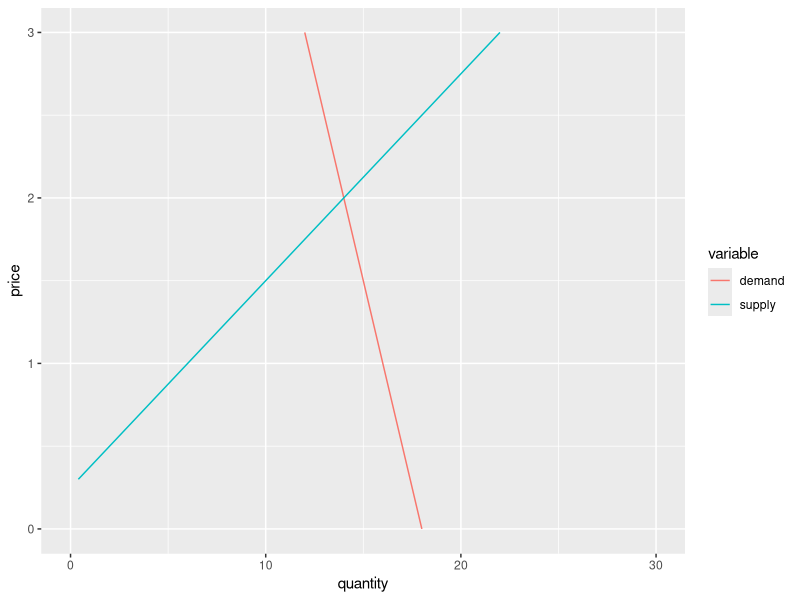
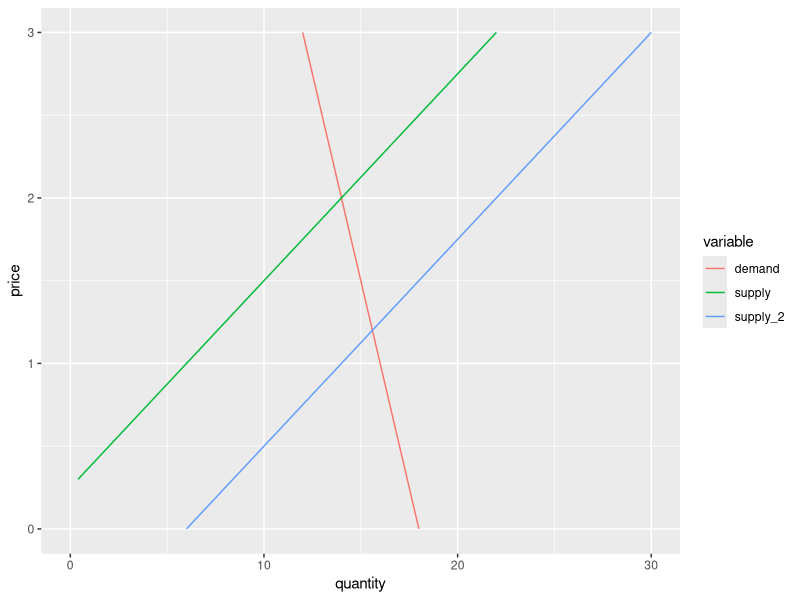
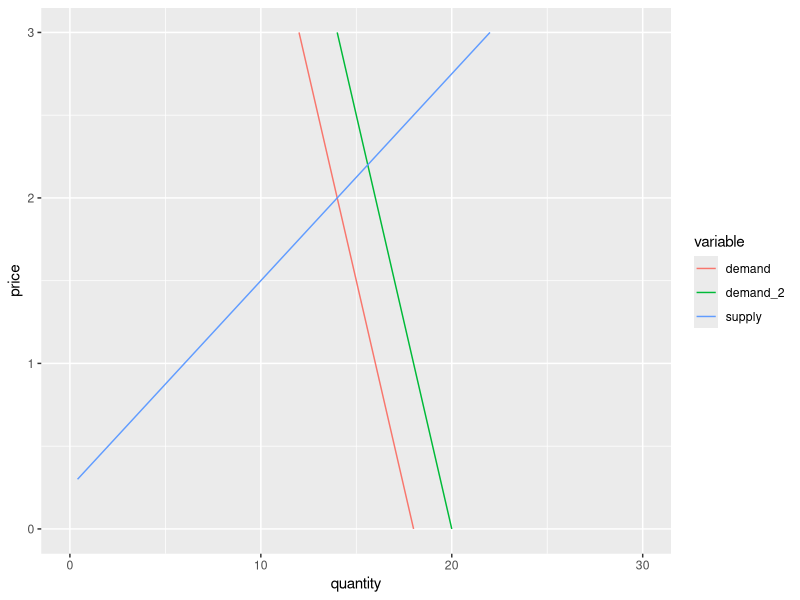
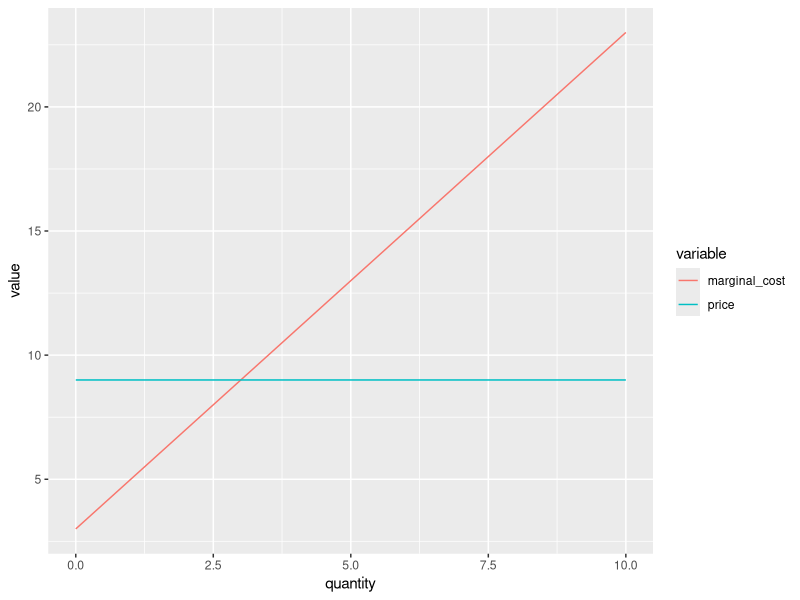
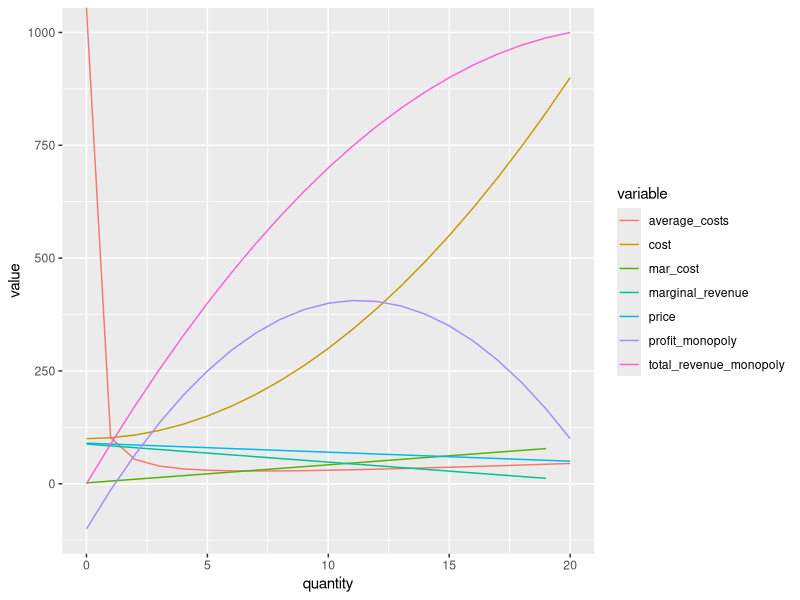
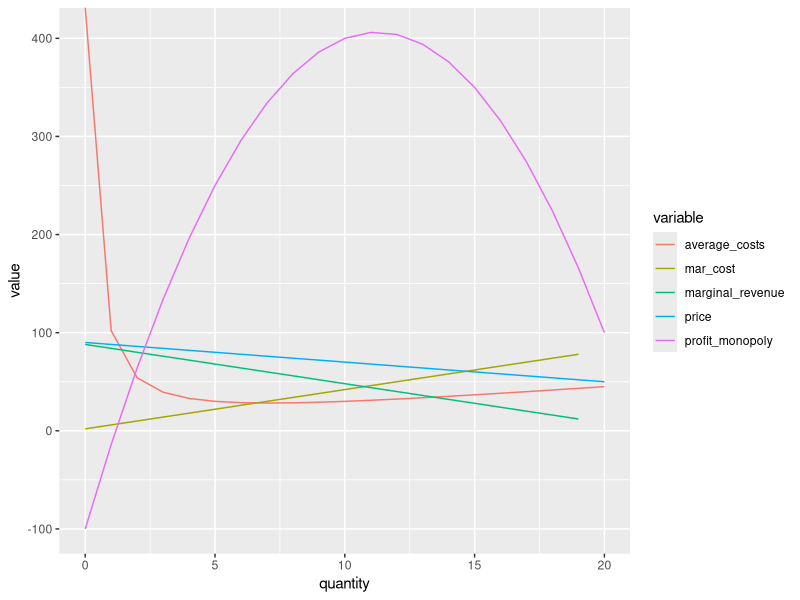
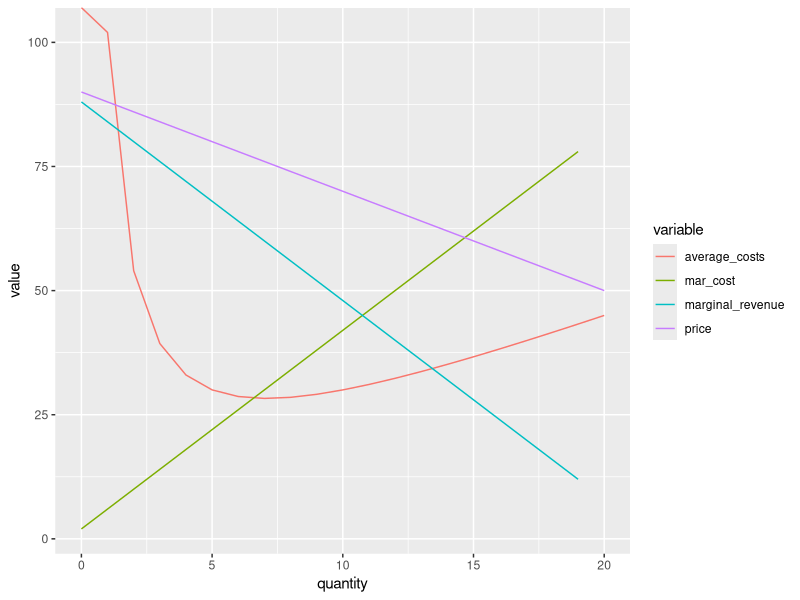

These charts were generated, in order, by the following R code:
## ---- chunk 1

#load some libraries
library(dplyr)
library(tidyr)
library(ggplot2)
library(knitr)

#define the supply and demand functions
supply <- function(p) {
  return( -2 + 8*p )
}

demand <- function(p) {
  return(18-2*p)
}

supply_sub <- function(p,t) {
  return( -2 + 8*(p+t))
}

demand_sub <- function(p,t) {
  return(18-2*(p-t))
}

#create a dataframe with price going from 0 to 10, and calculate the other variables for each q
market1 <- data.frame(
  price=c(0:30)*0.1
  ) %>%
  mutate(
    supply = supply(price),
    demand = demand(price),
    supply_2 = supply_sub(price,1),
    demand_2 = demand_sub(price,1)
  )

market1Narrow <- market1 %>%
gather(variable,quantity,supply:demand_2)

## ---- chunk 2

#plot value against quantity, grouping by variable
ggplot(filter(
  market1Narrow,variable!="demand_2" &variable!="supply_2"
  ),aes(quantity,price,colour=variable)) + geom_line() +xlim(c(0,30))

## ---- chunk 3
kable(market1)
## ---- chunk 4

#plot value against quantity, grouping by variable
ggplot(filter(
  market1Narrow,variable!="demand_2"
  ),aes(quantity,price,colour=variable)) + geom_line() +xlim(c(0,30))

## ---- chunk 5

ggplot(filter(
  market1Narrow,variable!="supply_2"
  ),aes(quantity,price,colour=variable)) + geom_line() +xlim(c(0,30))

## ---- chunk 6

#define the marginal cost function
marginal_cost <- function(q) {
  return(3 + 2*q )
}

#create a market table for the firm
market2 <- data.frame(
  quantity=c(0:10)
  ) %>%
  mutate(
    price = 9,
    marginal_cost = marginal_cost(quantity)
  )

market2Narrow <- market2 %>%
gather(variable,value,price:marginal_cost)

## ---- chunk 7
kable(market2)
## ---- chunk 8

ggplot(market2Narrow,aes(quantity,value,colour=variable)) + geom_line() 

## ---- chunk 9

#define the price and cost functions
price <- function(q) {
  return( 90 - 2*q )
}

cost <- function(q) {
  return(100+2*q^2)
}

#create a dataframe with quantity going from 0 to 20, and calculate the other variables for each q
market3 <- data.frame(
  quantity=c(0:20)
  ) %>%
  mutate(
    price = price(quantity),
    cost = cost(quantity),
    mar_cost = lead(cost)-cost,
    total_revenue_monopoly = price*quantity,
    marginal_revenue = lead(total_revenue_monopoly)-total_revenue_monopoly,
    profit_monopoly = total_revenue_monopoly - cost,
    average_costs = cost / quantity
    #simple_marginal_revenue = total_revenue-lag(total_revenue)
  )

## ---- chunk 10

kable(market3)

## ---- chunk 11
#gather the variables into two columns, variable and value
market3Narrow <- market3 %>%
gather(variable,value,price:average_costs)

#plot value against quantity, grouping by variable
ggplot(market3Narrow,aes(quantity,value,colour=variable)) + geom_line() 

#remove total revenue and cost for better scale
ggplot(filter(
  market3Narrow,variable != "total_revenue_monopoly" & variable != "cost"
  ), aes(quantity,value,colour=variable)) + geom_line()

ggplot(filter(
  market3Narrow,variable != "total_revenue_monopoly" & variable != "cost" & variable != "profit_monopoly"
  ), aes(quantity,value,colour=variable)) + geom_line()



